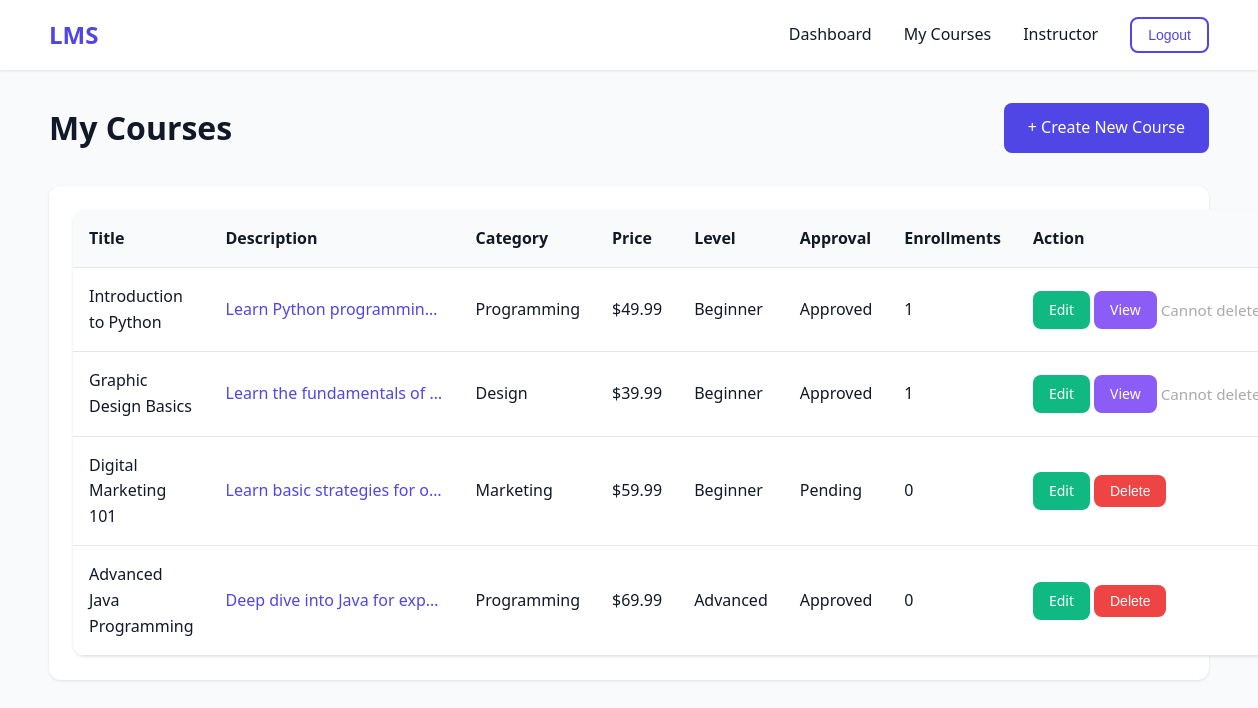
The page /Instructor/courses.php (signed in) on the database its author committed.
### tables this page shows
CREATE TABLE IF NOT EXISTS `categories` (
  `category_id` int(11) NOT NULL,
  `category_name` varchar(100) NOT NULL,
  `description` text DEFAULT NULL
);

### Instructor/courses.php (the view, shortened to what this page needs)
<?php
require_once __DIR__ . '/../Shared/db_connection.php';
$instructor_id = $_SESSION['user_id'];
$stmt = $pdo->prepare("SELECT c.course_id, c.title, c.description, c.price, c.level, c.approval_status, cat.category_name,
    (SELECT COUNT(*) FROM enrollments e WHERE e.course_id = c.course_id) AS enrollment_count
    FROM courses c
    LEFT JOIN categories cat ON c.category_id = cat.category_id
    WHERE c.instructor_id = ?");
$stmt->execute([$instructor_id]);
$courses = $stmt->fetchAll(PDO::FETCH_ASSOC);
?>
<!DOCTYPE html>
<html lang="en">
<head>
</head>
<body>
    <header>
        <div class="container">
            <nav class="navbar">
                <a href="dashboard.php" class="logo">LMS</a>
                <ul class="nav-links">
                    <li><a href="dashboard.php">Dashboard</a></li>
                    <li><a href="courses.php">My Courses</a></li>
                    <li><span><?php echo htmlspecialchars($_SESSION['full_name']); ?></span></li>
                    <li>
                        <form action="../Shared/logout.php" method="POST" style="display: inline;">
                            <button type="submit" class="btn btn-sm btn-outline">Logout</button>
                        </form>
                    </li>
                </ul>
            </nav>
        </div>
    </header>
    <div class="container" style="margin-top: 2rem;">
        <div style="display: flex; justify-content: space-between; align-items: center; margin-bottom: 2rem;">
            <h1>My Courses</h1>
            <a href="create_course.php" class="btn btn-primary">+ Create New Course</a>
        </div>
        <div class="card">
            <?php if (empty($courses)): ?>
                <p style="text-align: center; color: #6B7280; padding: 2rem;">You have no courses yet.</p>
            <?php else: ?>
                <table class="table">
                    <thead>
                        <tr>
                            <th>Title</th>
                            <th>Description</th>
                            <th>Category</th>
                            <th>Price</th>
                            <th>Level</th>
                            <th>Approval</th>
                            <th>Enrollments</th>
                            <th>Action</th>
                        </tr>
                    </thead>
                    <tbody>
                        <?php foreach ($courses as $course): ?>
                            <tr>
                                <td><?php echo htmlspecialchars($course['title'] ?? ''); ?></td>
                                <td class="description-cell" onclick="openModal(<?php echo (int)$course['course_id']; ?>, '<?php echo htmlspecialchars(addslashes($course['title'] ?? ''), ENT_QUOTES); ?>', '<?php echo htmlspecialchars(addslashes($course['description'] ?? ''), ENT_QUOTES); ?>')" title="Click to view full description"><?php echo htmlspecialchars($course['description'] ?? ''); ?></td>
                                <td><?php echo htmlspecialchars($course['category_name'] ?? '-'); ?></td>
                                <td>$<?php echo number_format((float)($course['price'] ?? 0), 2); ?></td>
                                <td><?php echo htmlspecialchars(ucfirst($course['level'] ?? '-')); ?></td>
                                <td>
                                    <span class="badge badge-<?php
                                        echo ($course['approval_status'] ?? '') === 'approved' ? 'success' :
                                            (($course['approval_status'] ?? '') === 'pending' ? 'warning' : 'danger');
                                    ?>">
                                        <?php echo htmlspecialchars(ucfirst($course['approval_status'] ?? '-')); ?>
                                    </span>
                                </td>
                                <td><?php echo (int)($course['enrollment_count'] ?? 0); ?></td>
                                <td>
                                    <div style="display: flex; gap: 0.25rem; align-items: center; white-space: nowrap;">
                                        <a href="edit_course.php?id=<?php echo (int)$course['course_id']; ?>" class="btn btn-sm btn-secondary">Edit</a>
                                        <?php if ((int)($course['enrollment_count'] ?? 0) > 0): ?>
                                            <a href="view_students.php?id=<?php echo (int)$course['course_id']; ?>" class="btn btn-sm" style="background-color: #8B5CF6; color: white;">View</a>
                                        <?php endif; ?>
                                        <?php if ((int)($course['enrollment_count'] ?? 0) === 0): ?>
                                            <form method="POST" style="display:inline; margin:0;" onsubmit="return confirm('Delete this course?');">
                                                <button type="submit" class="btn btn-sm btn-danger">Delete</button>
                                            </form>
                                        <?php else: ?>
                                            <span style="color: #aaa; font-size: 0.95em;">Cannot delete</span>
                                        <?php endif; ?>
                                    </div>
                                </td>
                            </tr>
                        <?php endforeach; ?>
                    </tbody>
                </table>
            <?php endif; ?>
        </div>
    </div>
</body>
</html>

### Instructor/courses.php (style rules this page uses)
* { margin: 0; padding: 0; box-sizing: border-box; }
body { font-family: 'Segoe UI', Tahoma, Geneva, Verdana, sans-serif; line-height: 1.6; color: #111827; background-color: #F9FAFB; }
.container { max-width: 1200px; margin: 0 auto; padding: 0 20px; }
header { background-color: white; box-shadow: 0 1px 3px rgba(0,0,0,0.1); position: sticky; top: 0; z-index: 1000; }
.navbar { display: flex; justify-content: space-between; align-items: center; padding: 1rem 0; }
.logo { font-size: 1.5rem; font-weight: bold; color: #4F46E5; text-decoration: none; }
.nav-links { display: flex; list-style: none; gap: 2rem; align-items: center; }
.nav-links a { text-decoration: none; color: #111827; font-weight: 500; transition: color 0.3s; }
.btn { display: inline-block; padding: 0.75rem 1.5rem; border: none; border-radius: 0.5rem; font-size: 1rem; font-weight: 500; cursor: pointer; text-decoration: none; text-align: center; transition: all 0.3s; }
.btn-primary { background-color: #4F46E5; color: white; }
.btn-secondary { background-color: #10B981; color: white; }
.btn-danger { background-color: #EF4444; color: white; }
.btn-outline { background-color: transparent; border: 2px solid #4F46E5; color: #4F46E5; }
.btn-sm { padding: 0.5rem 1rem; font-size: 0.875rem; }
.card { background: white; border-radius: 0.75rem; padding: 1.5rem; box-shadow: 0 1px 3px rgba(0,0,0,0.1); margin-bottom: 1.5rem; }
.table { width: 100%; border-collapse: collapse; background: white; border-radius: 0.75rem; overflow: hidden; box-shadow: 0 1px 3px rgba(0,0,0,0.1); }
.table th, .table td { padding: 1rem; text-align: left; border-bottom: 1px solid #E5E7EB; }
.table th { background-color: #F9FAFB; font-weight: 600; color: #111827; }
.description-cell { max-width: 250px; white-space: nowrap; overflow: hidden; text-overflow: ellipsis; cursor: pointer; color: #4F46E5; transition: all 0.2s; }

### rows shown on the page
courses: title "Introduction to Python", description "Learn Python programmin…", category.category_name "Programming", price "49.99", level "Beginner", approval_status "Approved", enrollment_count "1", shows "Cannot…"
courses: title "Graphic Design Basics", description "Learn the fundamentals of…", category.category_name "Design", price "39.99", level "Beginner", approval_status "Approved", enrollment_count "1", shows "Cannot…"
courses: title "Digital Marketing 101", description "Learn basic strategies for o…", category.category_name "Marketing", price "59.99", level "Beginner", approval_status "Pending", enrollment_count "0"
courses: title "Advanced Java Programming", description "Deep dive into Java for exp…", category.category_name "Programming", price "69.99", level "Advanced", approval_status "Approved", enrollment_count "0"

### other values the page prints
$_SESSION['full_name'] "Instructor"
